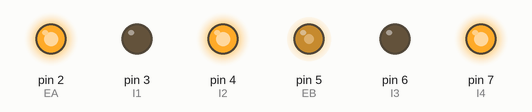
Simulated run of this sketch. Board: Arduino Uno, built with avr-gcc and run on an emulated ATmega328P. Shown: output pins drawn as LEDs (lit = HIGH). What the sketch prints to the serial monitor is not drawn.

Above: at 0.1 s.
Timing chart, 0 to 1.6 s (numbered marks = the images above):
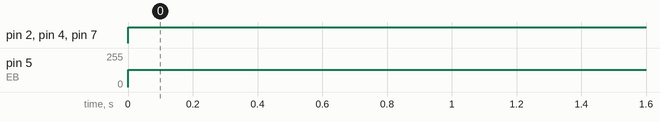

Measured:
- by itself, pin 2 (EA), pin 4 (I2), pin 7 (I4): LOW → HIGH at 0.00 s
- by itself, pin 5 (EB): 0/255 → 128/255 at 0.00 s

The sketch:

motorAngularRate.ino
```cpp
// (licence header left out)
// Wheel PWM pin (must be a PWM pin)
int EA = 2;
int EB = 5;

// Wheel direction digital pins
int I1 = 3;
int I2 = 4;

int I3 = 6;
int I4 = 7;

// Motor PWM command variable [0-255]
byte u = 0;

// Left wheel encoder digital pins
const byte SIGNAL_LA = 10;
const byte SIGNAL_LB = 11;

// Right wheel encoder digital pins
const byte SIGNAL_RA = 8;
const byte SIGNAL_RB = 9;

// Encoder ticks per (motor) revolution (TPR)
const int TPR = 3000;

// Wheel radius [m]
const double RHO = 0.0625;

// Counter to keep track of encoder ticks [integer]
volatile long left_encoder_ticks = 0;
volatile long right_encoder_ticks = 0;

// Variable to store estimated angular rate of left wheel [rad/s]
double omega_L = 0.0;

// Variable to store estimated angular rate of right wheel [rad/s]
double omega_R = 0.0;

// Sampling interval for measurements in milliseconds
const int T = 1000;

// Counters for milliseconds during interval
long t_now = 0;
long t_last = 0;

// This function is called when SIGNAL_LA goes HIGH
void decodeLeftEncoderTicks()
{
    if (digitalRead(SIGNAL_LB) == LOW)
    {
        // SIGNAL_LA leads SIGNAL_LB, so count one way
        left_encoder_ticks--;
    }
    else
    {
        // SIGNAL_LB leads SIGNAL_LA, so count the other way
        left_encoder_ticks++;
    }
}

// This function is called when SIGNAL_RA goes HIGH
void decodeRightEncoderTicks()
{
    if (digitalRead(SIGNAL_RB) == LOW)
    {
        // SIGNAL_RA leads SIGNAL_RB, so count one way
        right_encoder_ticks--;
    }
    else
    {
        // SIGNAL_RB leads SIGNAL_RA, so count the other way
        right_encoder_ticks++;
    }
}

void setup()
{
    // Open the serial port at 9600 bps
    Serial.begin(9600);

    // Set the pin modes for the motor driver
    pinMode(EA, OUTPUT);
    pinMode(I1, OUTPUT);
    pinMode(I2, OUTPUT);
    pinMode(EB, OUTPUT);
    pinMode(I3, OUTPUT);
    pinMode(I4, OUTPUT);

    // Set the pin modes for the encoders
    pinMode(SIGNAL_LA, INPUT);
    pinMode(SIGNAL_LB, INPUT);

    // Set the pin modes for the encoders
    pinMode(SIGNAL_RA, INPUT);
    pinMode(SIGNAL_RB, INPUT);

    // Every time the pin goes high, this is a pulse
    attachInterrupt(digitalPinToInterrupt(SIGNAL_LA), decodeLeftEncoderTicks, RISING);
    attachInterrupt(digitalPinToInterrupt(SIGNAL_RA), decodeRightEncoderTicks, RISING);

    // Print a message
    Serial.print("Program initialized.");
    Serial.print("\n");
}

void loop()
{
    // Get the elapsed time [ms]
    t_now = millis();

    if (t_now - t_last >= T)
    {
        // Estimate the rotational speed [rad/s]
        omega_L = 2.0 * PI * ((double)left_encoder_ticks / (double)TPR) * 1000.0 / (double)(t_now - t_last);
        omega_R = 2.0 * PI * ((double)right_encoder_ticks / (double)TPR) * 1000.0 / (double)(t_now - t_last);

        // Print some stuff to the serial monitor
        Serial.print("Left Encoder ticks: ");
        Serial.print(left_encoder_ticks);
        Serial.print("\n");
        Serial.print("Estimated left wheel speed: ");
        Serial.print(omega_L);
        Serial.print(" rad/s");
        Serial.print("\n");
        Serial.print("Right Encoder ticks: ");
        Serial.print(right_encoder_ticks);
        Serial.print("\n");
        Serial.print("Estimated right wheel speed: ");
        Serial.print(omega_R);
        Serial.print(" rad/s");
        Serial.print("\n\n");

        // Record the current time [ms]
        t_last = t_now;

        // Reset the encoder ticks counter
        left_encoder_ticks = 0;
        right_encoder_ticks = 0;
    }

    // Set the wheel motor PWM command [0-255]
    u = 128;

    // Select a direction
    digitalWrite(I1, LOW);
    digitalWrite(I2, HIGH);
    digitalWrite(I3, LOW);
    digitalWrite(I4, HIGH);

    // PWM command to the motor driver
    analogWrite(EA, u);
    analogWrite(EB, u);
}
```
